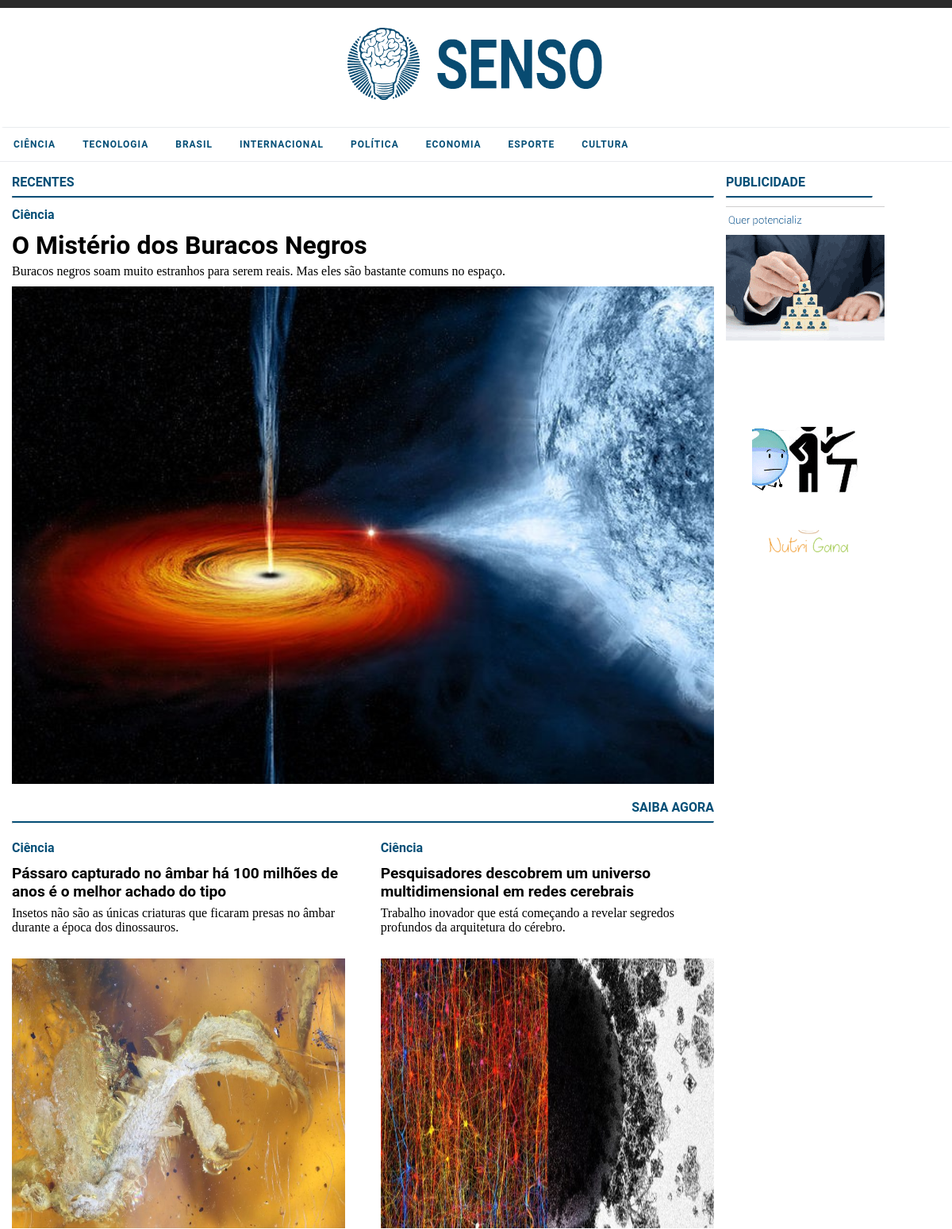
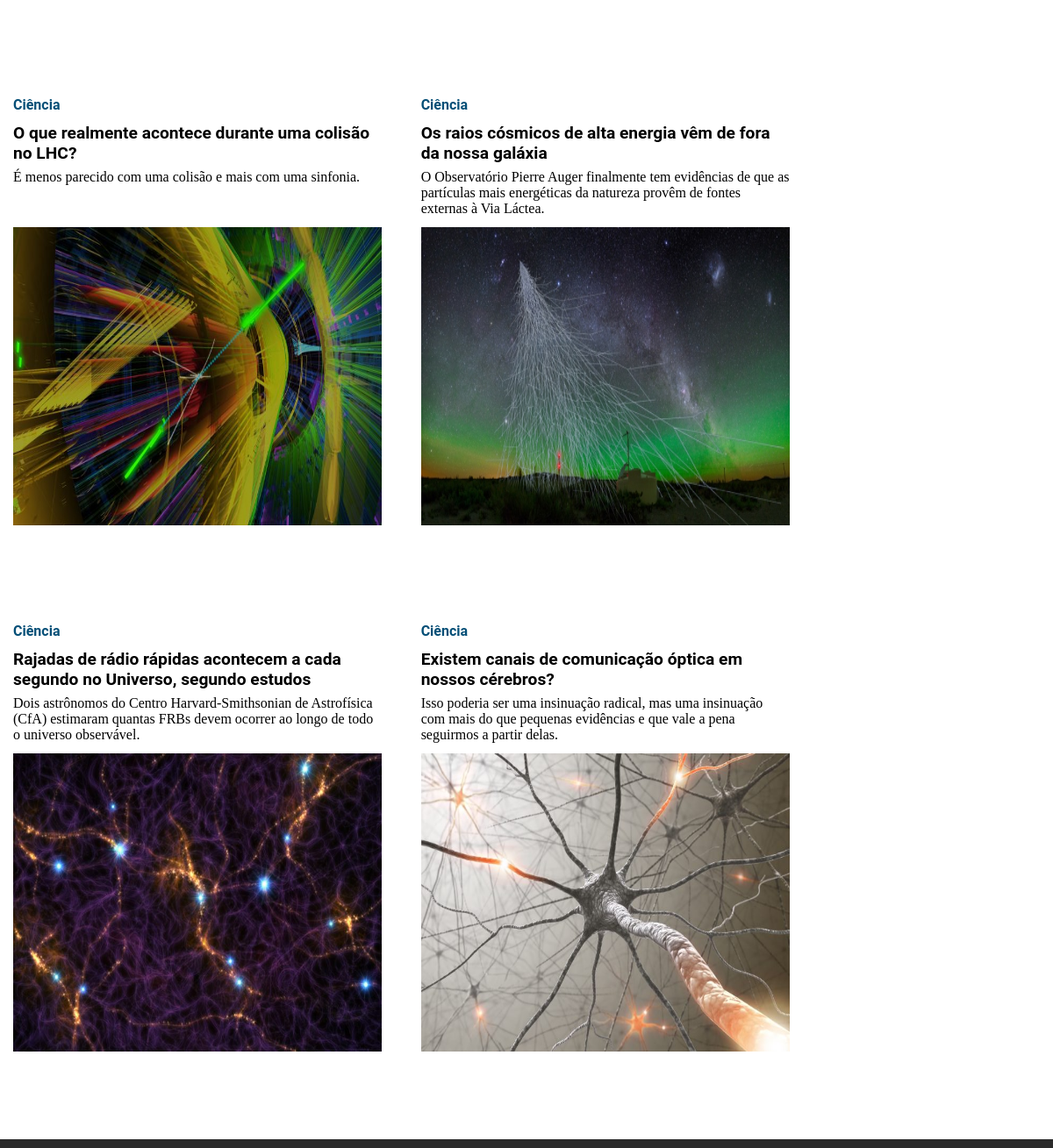
Page /categoria.php?c=1 on the committed database (2 pictures, top to bottom).
### tables this page shows
CREATE TABLE `categoria` (
  `CD_CATEGORIA` int(11) NOT NULL AUTO_INCREMENT,
  `NM_CATEGORIA` varchar(24) DEFAULT NULL,
  PRIMARY KEY (`CD_CATEGORIA`)
);

CREATE TABLE `noticia` (
  `CD_NOTICIA` int(11) NOT NULL AUTO_INCREMENT,
  `NM_TITULO_NOTICIA` varchar(80) DEFAULT NULL,
  `NM_LINHA_FINA_NOTICIA` varchar(150) DEFAULT NULL,
  `DS_TEXTO_NOTICIA` text,
  `DT_PUBLICACAO_NOTICIA` date DEFAULT NULL,
  `HR_PUBLICACAO_NOTICIA` time DEFAULT NULL,
  `IC_DESTAQUE_NOTICIA` tinyint(1) DEFAULT NULL,
  `CD_CATEGORIA` int(11) DEFAULT NULL,
  PRIMARY KEY (`CD_NOTICIA`),
  KEY `FK_CATEGORIA` (`CD_CATEGORIA`),
  CONSTRAINT `FK_CATEGORIA` FOREIGN KEY (`CD_CATEGORIA`) REFERENCES `categoria` (`CD_CATEGORIA`)
);

CREATE TABLE `banner` (
  `CD_BANNER` int(11) NOT NULL AUTO_INCREMENT,
  `NM_EMPRESA_ANUNCIANTE_BANNER` varchar(45) DEFAULT NULL,
  `IC_ATIVO_BANNER` tinyint(1) DEFAULT NULL,
  `DT_PUBLICACAO_BANNER` date DEFAULT NULL,
  `HR_PUBLICACAO_BANNER` time DEFAULT NULL,
  `NM_LINK_BANNER` varchar(255) DEFAULT NULL,
  PRIMARY KEY (`CD_BANNER`)
);

### categoria.php (the view, shortened to what this page needs)
<!doctype html>
<html>
<head>
    <link rel="stylesheet" href="CSS/styles.css">
    <link rel="stylesheet" href="CSS/EstiloGeral.css">
    <link href="font/Roboto/Roboto-Regular.ttf" rel="stylesheet">
    <link href="font/Didact_Gothic/DidactGothic-Regular.ttf" rel="stylesheet">
</head>
<body onload="init();" style="margin:0px;">
	<?php include("menu.php"); ?>
	<div class="main">
			<div class="mainContent fl">
				<div class="pnlContent">
					<div class="pnlDestaque">
						<p class="categoryTitle"><strong >RECENTES</strong></p>
						<hr>
						<?php
							$pkcate=$_GET["c"];
							$sqlSelect = "SELECT A.CD_NOTICIA
							,A.NM_TITULO_NOTICIA
							,A.NM_LINHA_FINA_NOTICIA
							,B.NM_CATEGORIA
							FROM NOTICIA A INNER JOIN CATEGORIA B ON (A.CD_CATEGORIA = B.CD_CATEGORIA)
							WHERE A.CD_CATEGORIA= $pkcate ORDER BY A.DT_PUBLICACAO_NOTICIA DESC, A.HR_PUBLICACAO_NOTICIA DESC LIMIT 0,1";
							$result = $sqlConn->query($sqlSelect);
							if($result->num_rows > 0)
							{
								while ($recent=$result->fetch_assoc())
								{
									$pknoticia=$recent["CD_NOTICIA"];
									$nmtnoticia=$recent["NM_TITULO_NOTICIA"];
									$nmlfnoticia=$recent["NM_LINHA_FINA_NOTICIA"];
									$categoria=$recent["NM_CATEGORIA"];
									echo"<div class='categoria'>
									<a href='categoria.php?c=$pkcate'><h1>$categoria</h1></a>
									</div>
									<div class='tituloNoticia'>
									<h2><a href='noticia.php?n=$pknoticia'>
									$nmtnoticia
									</a></h2>
									</div>
									<div class='linhaNoticia'>
									<a href='noticia.php?n=$pknoticia'><h4>$nmlfnoticia</h4></a>
									</div>
									<div class='imgRecente'>
									<a href='noticia.php?n=$pknoticia'><img src='img/noticias/$pknoticia.jpg' width='100%'></a>
									</div>";
								}
							}
						?>
					</div>
					<div class="pnlArtigos">
						<p class="categoryTitle" style="text-align:right;">
							<strong >SAIBA AGORA</strong>
						</p>
						<hr>
						<?php
							$i = 0;
							$sqlSelect = "SELECT  A.CD_NOTICIA
							,A.NM_TITULO_NOTICIA
							,A.NM_LINHA_FINA_NOTICIA
							,B.NM_CATEGORIA
							FROM NOTICIA A INNER JOIN CATEGORIA B ON (A.CD_CATEGORIA = B.CD_CATEGORIA)
							WHERE A.CD_CATEGORIA=$pkcate ORDER BY A.DT_PUBLICACAO_NOTICIA DESC, A.HR_PUBLICACAO_NOTICIA DESC LIMIT 1,6";
							$result = $sqlConn->query($sqlSelect);
							if($result->num_rows > 0)
							{
								while ($recent=$result->fetch_assoc())
								{
									$pknoticia=$recent["CD_NOTICIA"];
									$nmtnoticia=$recent["NM_TITULO_NOTICIA"];
									$nmlfnoticia=$recent["NM_LINHA_FINA_NOTICIA"];
									$categoria=$recent["NM_CATEGORIA"];
									if($i % 2 == 0)
									{
										echo
										"
											<div class='pnlArtigo fl'>
												<div class='descArtigo fl'>
													<div class='categoria'>
														<a href='categoria.php?c=$pkcate'><h1>$categoria</h1></a>
													</div>
													<div class='tituloNoticia'>
														<a href='noticia.php?n=$pknoticia'><h3>
															$nmtnoticia
														</h3></a>
													</div>
													<div class='linhaNoticia'>
														<a href='noticia.php?n=$pknoticia'><h4>
															$nmlfnoticia
														</h4></a>
													</div>
												</div>
												<div class='itemArtigo'>
													<a href='noticia.php?n=$pknoticia'><img src='img/noticias/$pknoticia.jpg' width='100%'></a>
												</div>
											</div>
										";
									}
									else
									{
										echo
										"
											<div class='pnlArtigo fr'>
												<div class='descArtigo fr'>
													<div class='categoria'>
														<a href='categoria.php?c=$pkcate'><h1>$categoria</h1></a>
													</div>
													<div class='tituloNoticia'>
														<a href='noticia.php?n=$pknoticia'><h3>
															$nmtnoticia
														</h3></a>
													</div>
													<div class='linhaNoticia'>
														<a href='noticia.php?n=$pknoticia'><h4>
															$nmlfnoticia
														</h4></a>
													</div>
												</div>
												<div class='itemArtigo fr'>
													<a href='noticia.php?n=$pknoticia'><img src='img/noticias/$pknoticia.jpg' width='100%'></a>
												</div>
											</div>
										";
									}
									$i++;
								}
							}
						?>
					</div>
				</div>
			</div>
		<div class="mainAside fl">
			<div class="pnlContent">
				<p class="categoryTitle"><strong >PUBLICIDADE</strong></p>
				<hr>
				<div class="banner">
					<?php
					 include("banner.php");
					?>
				</div>
			</div>
		</div>
	</div>
	<div class="linhaAzul"></div>
</body>
</html>

### menu.php (shortened to what this page needs)
<div class="linhaAzul"></div>
<div class="pnlLogo">
	<div class="logo">
		<a href="index.php"><img src="img/logo.png" height="100%"></a>
	</div>
</div>
<header id="header">
	<div id="cssmenu" class="header">
			<ul>
			<?php
				include("connection.php");
				$sqlSelect = "SELECT CD_CATEGORIA, NM_CATEGORIA FROM categoria";
				$result = $sqlConn->query($sqlSelect);
				if($result->num_rows > 0)
				{
					while ($row=$result->fetch_assoc())
					{
						$pkcate=$row["CD_CATEGORIA"];
						$nmcate=$row["NM_CATEGORIA"];
						echo "<li><a href='categoria.php?c=$pkcate'>$nmcate</a></li>";
					}
				}
			?>
			</ul>
	</div>
</header>

### banner.php
<?php
	include("connection.php");
	$sqlSelect = "SELECT CD_BANNER, NM_LINK_BANNER FROM BANNER WHERE IC_ATIVO_BANNER=1 ORDER BY DT_PUBLICACAO_BANNER DESC, HR_PUBLICACAO_BANNER DESC LIMIT 0,3";
	$result = $sqlConn->query($sqlSelect);
	if($result->num_rows > 0)
	{
		while($row = $result->fetch_assoc())
		{
			$pk_banner = $row["CD_BANNER"];
			$link_banner = $row["NM_LINK_BANNER"];
			echo "<a href='$link_banner' target=\"_blank\"><img src='img/banner/$pk_banner.gif'></a>";
		}
	}
?>

### CSS/styles.css (style rules this page uses)
#cssmenu, #cssmenu ul, #cssmenu ul li, #cssmenu ul li a, #cssmenu #menu-button { margin: 0; padding: 0; border: 0; list-style: none; line-height: 1; display: block; position: relative; -webkit-box-sizing: border-box; -moz-box-sizing: border-box; box-sizing: border-box; }
#cssmenu:after, #cssmenu > ul:after { content: "."; display: block; clear: both; visibility: hidden; line-height: 0; height: 0; }
#cssmenu { font-family: 'Roboto', sans-serif; background: #fff; margin: auto; width: 75%; }
#cssmenu > ul { width:100%; }
#cssmenu > ul > li { float: left; }
#cssmenu > ul > li > a { padding: 15px 17px; font-size: 12px; letter-spacing: 1px; text-decoration: none; color: #054F77; font-weight: 700; text-transform: uppercase; }
@media screen and (max-width:1366px) { #cssmenu { width: 100%; } }

### CSS/EstiloGeral.css (style rules this page uses)
* { font-family: 'Roboto', Sans-Serif }
body { margin:0; }
.linhaAzul { width:100%;height:10px;background-color:#2b2b2b; }
header { width: 100%; background-color:white; margin: auto; border-radius: 5px 5px 0 0 ; border-top:0.25px solid #e9ebee; border-bottom:0.25px solid #e9ebee; position: relative; z-index: 1; }
a { text-decoration:none; color:inherit; }
.main { width:75%;margin:auto; background-color:white;border-radius: 5px 5px 0 0; }
.mainContent { width:75%; }
.mainAside { width:200px; }
.pnlLogo { margin:auto;width:100%;height:150px;background-color:transparent; color:white; text-align:center; }
.logo { height:100px; margin:auto;padding-top:25px; }
.header { width: 100%; }
.pnlContent { padding-left:15px; }
.pnlDestaque { width:100%; }
.pnlDestaque .tituloNoticia { min-height:0; }
.pnlDestaque .linhaNoticia { min-height:0; }
.imgRecente { width:100%;min-height:300px; }
.pnlArtigos { width:100%; }
.pnlArtigo { width:50%;min-height:500px;margin: 0px 0 100px 0; }
.itemArtigo { width:95%;height: 340px }
.itemArtigo a img { width: 100%; height: 100%; }
.descArtigo { width:95%; min-height:160px; }
.tituloNoticia { width: 100%;margin: 5px 0; min-height: 48px; }
.linhaNoticia { width: 100%;padding-bottom: 10px; min-height: 54px; }
.fl { float:left; }
.fr { float:right; }
.categoryTitle { color:#054F77;margin-bottom:5px; }
hr { border-top:2px solid #054F77;margin-bottom:10px; }
h1 { font-size:1em; color:#054F77; }
h2 { font-size:2em; margin:0;color:Black; }
h3 { font-size:1.2em; margin:0; }
h4 { font-size:1em; font-weight: normal; margin:0; font-family: 'Didact Gothic'; }
.linhaNoticia a { text-decoration: none; color:#000; }
.pnlArtigo .tituloNoticia a { text-decoration: none;color:#000; }
@media only screen and (max-width: 1366px) { .main { width:100%; } }
@media only screen and (max-width: 1366px) { .pnlArtigo { min-height:500px; } }

### rows in the picture
categoria: NM_CATEGORIA "CIÊNCIA"
categoria: NM_CATEGORIA "TECNOLOGIA"
categoria: NM_CATEGORIA "BRASIL"
categoria: NM_CATEGORIA "INTERNACIONAL"
categoria: NM_CATEGORIA "POLÍTICA"
categoria: NM_CATEGORIA "ECONOMIA"
categoria: NM_CATEGORIA "ESPORTE"
categoria: NM_CATEGORIA "CULTURA"
noticia: CD_CATEGORIA.NM_CATEGORIA "Ciência", NM_TITULO_NOTICIA "O Mistério dos Buracos Negros", NM_LINHA_FINA_NOTICIA "Buracos negros soam muito estranhos para serem reais. Mas eles são bastante comuns no espaço."
noticia: CD_CATEGORIA.NM_CATEGORIA "Ciência", NM_TITULO_NOTICIA "Pássaro capturado no âmbar há 100 milhões de anos é o melhor achado do tipo", NM_LINHA_FINA_NOTICIA "Insetos não são as únicas criaturas que ficaram presas no âmbar durante a época dos dinossauros.", shows a picture
noticia: CD_CATEGORIA.NM_CATEGORIA "Ciência", NM_TITULO_NOTICIA "Pesquisadores descobrem um universo multidimensional em redes cerebrais", NM_LINHA_FINA_NOTICIA "Trabalho inovador que está começando a revelar segredos profundos da arquitetura do cérebro.", shows a picture
noticia: CD_CATEGORIA.NM_CATEGORIA "Ciência", NM_TITULO_NOTICIA "O que realmente acontece durante uma colisão no LHC?", NM_LINHA_FINA_NOTICIA "É menos parecido com uma colisão e mais com uma sinfonia.", shows a picture
noticia: CD_CATEGORIA.NM_CATEGORIA "Ciência", NM_TITULO_NOTICIA "Os raios cósmicos de alta energia vêm de fora da nossa galáxia", NM_LINHA_FINA_NOTICIA "O Observatório Pierre Auger finalmente tem evidências de que as partículas mais energéticas da natureza provêm de fontes externas à Via Láctea.", shows a picture
noticia: CD_CATEGORIA.NM_CATEGORIA "Ciência", NM_TITULO_NOTICIA "Rajadas de rádio rápidas acontecem a cada segundo no Universo, segundo estudos", NM_LINHA_FINA_NOTICIA "Dois astrônomos do Centro Harvard-Smithsonian de Astrofísica (CfA) estimaram quantas FRBs devem ocorrer ao longo de todo o universo observável.", shows a picture
noticia: CD_CATEGORIA.NM_CATEGORIA "Ciência", NM_TITULO_NOTICIA "Existem canais de comunicação óptica em nossos cérebros?", NM_LINHA_FINA_NOTICIA "Isso poderia ser uma insinuação radical, mas uma insinuação com mais do que pequenas evidências e que vale a pena seguirmos a partir delas.", shows a picture
banner: shows a picture
banner: shows a picture
banner: shows a picture
